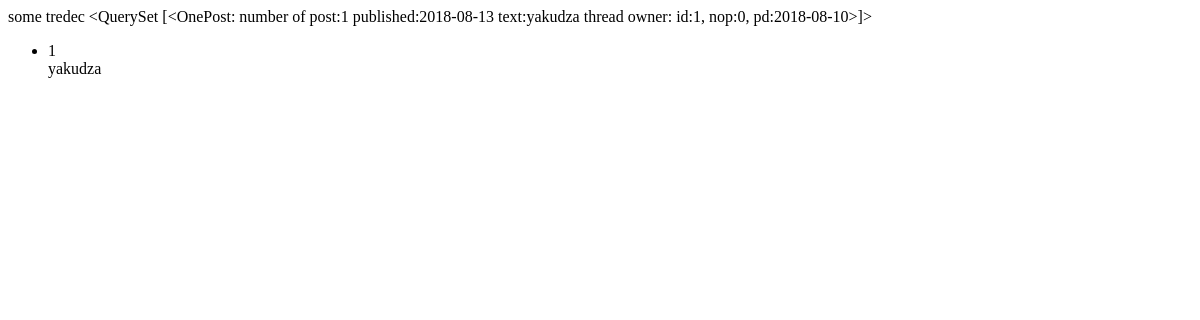
/threads/thread/1, run on an earlier commit of the app's database.
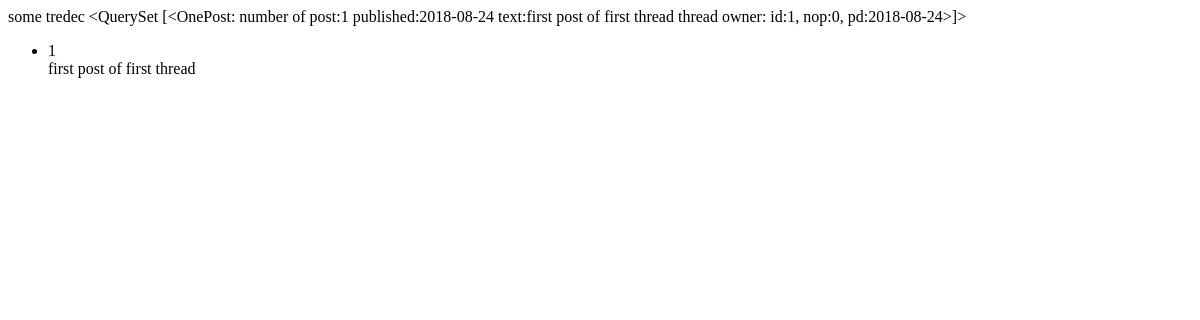
And on a later commit of the database.
### threads/models.py (models this page shows)
class OnePost(models.Model):
    text = models.CharField(max_length=2048)
    published_date = models.DateField()
    thread = models.ForeignKey(Thread, on_delete = models.CASCADE)
    number_of_replies = models.IntegerField()
    def __str__(self):
        return "number of post:%d published:%s text:%s thread owner: %s" % (self.id, self.published_date, self.text, self.thread)
    class Meta:
        verbose_name_plural = "Posts"

class Thread(models.Model):
    number_of_OnePost = models.IntegerField(default = 0)
    published_date = models.DateField()
    def __str__(self):
        return 'id:%d, nop:%d,  pd:%s' % (self.id, self. number_of_OnePost, self.published_date)

### threads/views.py (the view)
# urls.py: path('thread/<int:thread_id>', views.thread_num ),
def thread_num(request, thread_id):
    context = {'t_id': thread_id}
    try:
        context.update({'posts': OnePost.objects.filter(thread_id = thread_id),'t': Thread.objects.get(id= thread_id) })
    except Thread.DoesNotExist:
        raise Http404('Thread does not exist')
    return render(request, 'threads/thread_num.html', context)

### threads/templates/threads/thread_num.html (shortened to what this page needs)
{% if t %}
    {{posts}}
    <ul>
    {% for post in posts %}
    <li> {{post.id}} <br/>
        {{post.text}}</li>
    {% endfor %}
    </ul>
{% endif %}

What changed in the data, as far as the page shows it:
changed OnePost: id+published_date+text "<QuerySet [<OnePost: number of post:1 published:2018-08-13 text:yakudza thread owner: id:1, nop:0, pd:2018-08-10>]>" → "<QuerySet [<OnePost: number of post:1 published:2018-08-24 text:first post of first thread thread owner: id:1, nop:0, pd:2018-08-24>]>"; text "yakudza" → "first post of first thread"
